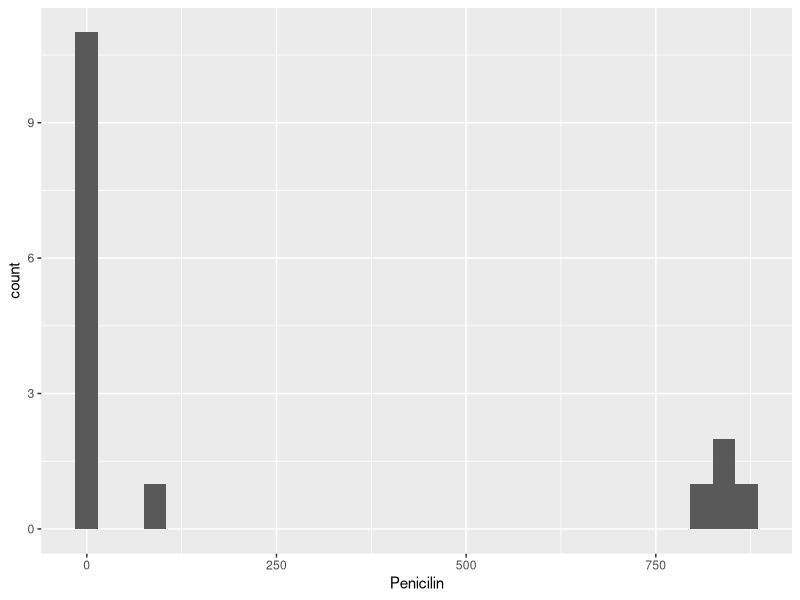
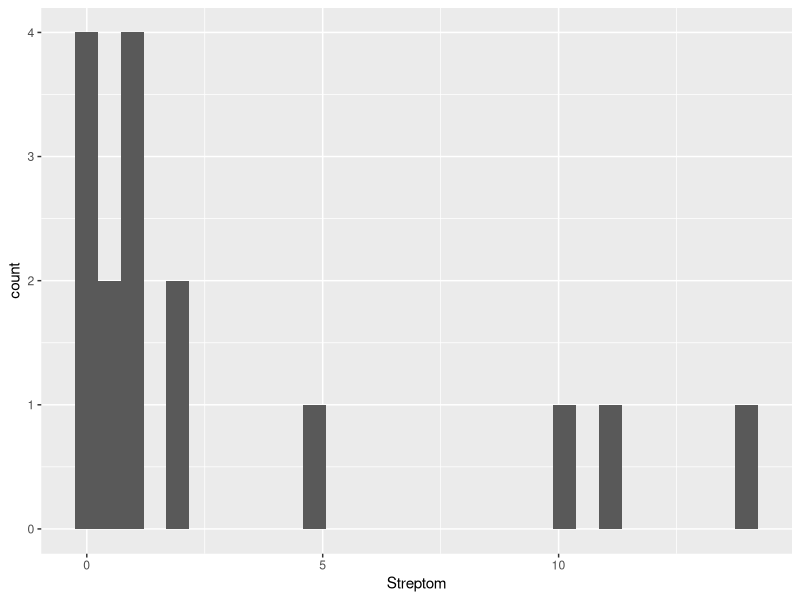
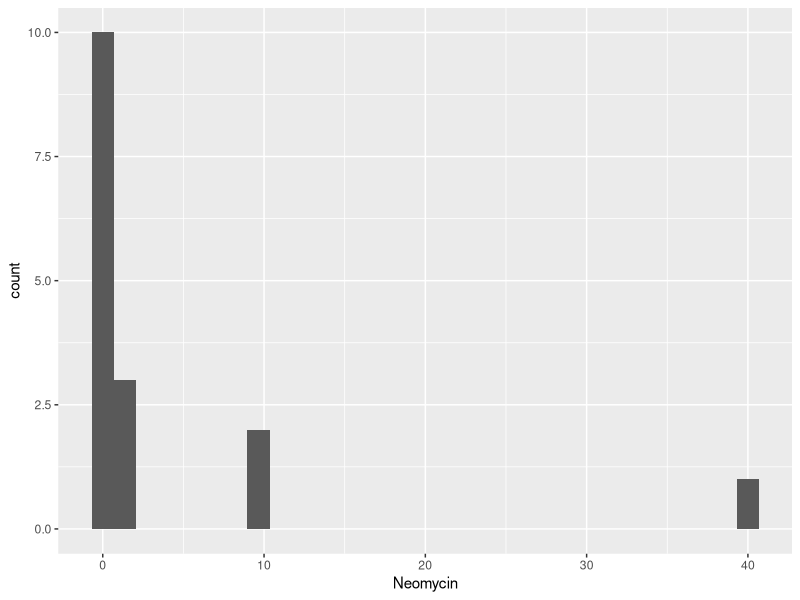

These charts were generated, in order, by the following R code:
## ---- chunk 1
#| label: setup
#| include: false

#This code chunk is set to include = FALSE so that the code and output do not appear in the final dashboard

library(tidyverse)

antibio <- read_csv("Burtin_Antibiotics.csv")
#if you use the transformed data you will need to include that code here
## ---- chunk 2
#| title: Add TITLE


ggplot(antibio) +
  geom_histogram(aes(x=Penicilin))
#this is not a good option for a visualization FYI, it is just a demo!
## ---- chunk 3
#| title: Streptom (edit title)

ggplot(antibio) +
  geom_histogram(aes(x=Streptom))
#this is not a good option for a visualization FYI, it is just a demo!

## ---- chunk 4
#| title: Neomycin (edit title)

ggplot(antibio) +
  geom_histogram(aes(x=Neomycin))
#this is not a good option for a visualization FYI, it is just a demo!

